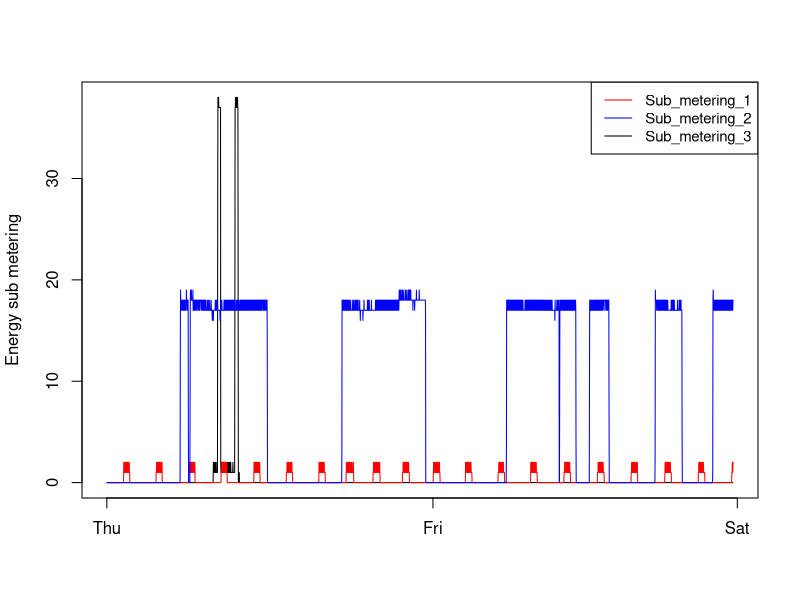

Write the R code that produced this figure.
## -----------------------------------------------------------------------------------------------------------------------------------------------------------------
library(readr)

## -----------------------------------------------------------------------------------------------------------------------------------------------------------------
df <- read_csv("./data/hhpc-070201-070202.csv")

## -----------------------------------------------------------------------------------------------------------------------------------------------------------------
plot(df$Sub_metering_1, type="l", xlab="",axes=FALSE, ylab="Energy sub metering")
lines(df$Sub_metering_2, type="l", col="red")
lines(df$Sub_metering_3, type="l", col="blue")
axis(1, at = c(0,1500,2900),labels = c("Thu","Fri","Sat"))
axis(2,at=c(0,10,20,30))
legend("topright", legend=c("Sub_metering_1", "Sub_metering_2","Sub_metering_3"),
       col=c("red", "blue", "black"), lty=1, cex=.9)
box(lty = 1, col = 'black')
dev.copy(png,"plot3.png")
dev.off()
